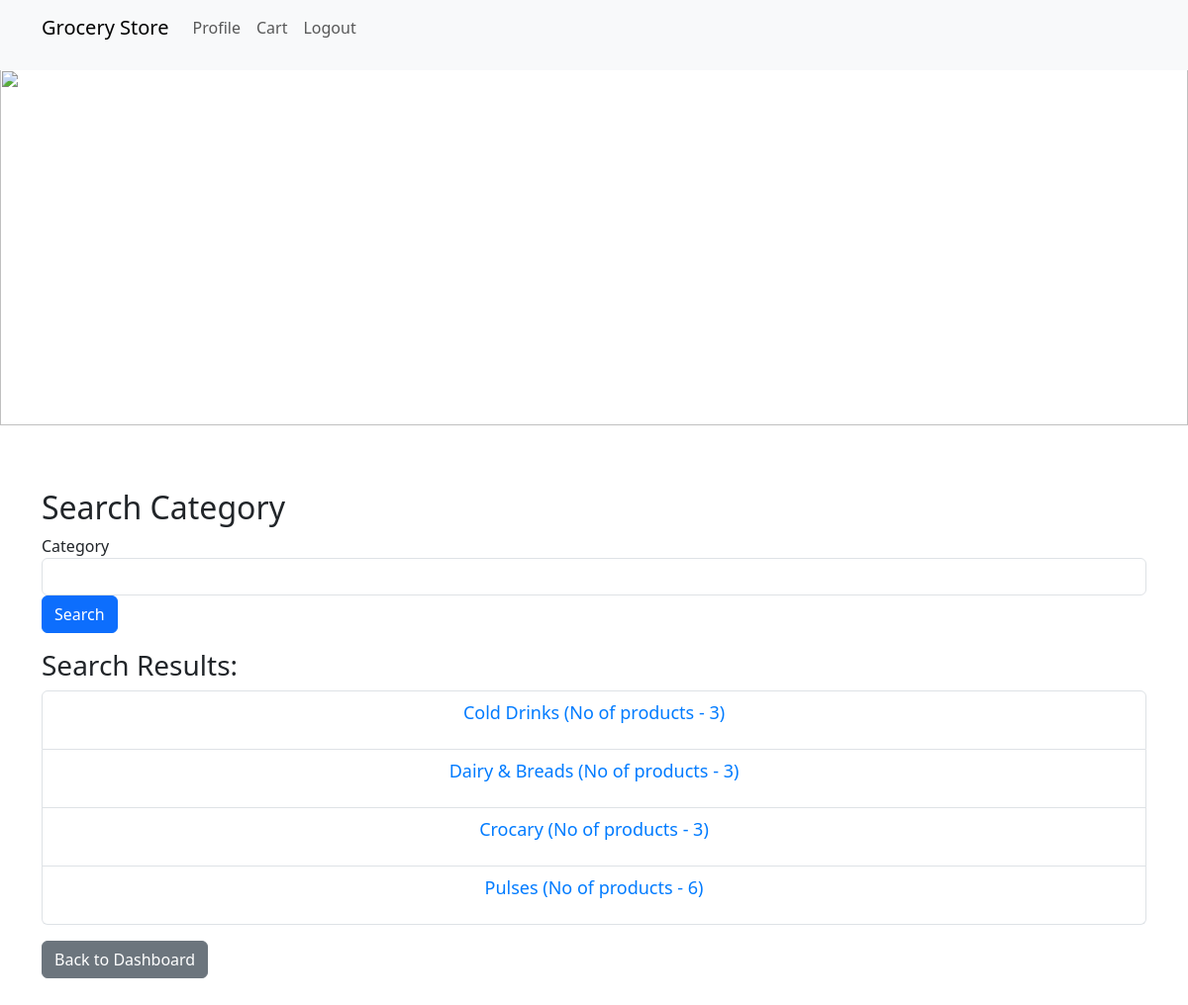
The app's page /search_section (signed in), older data.
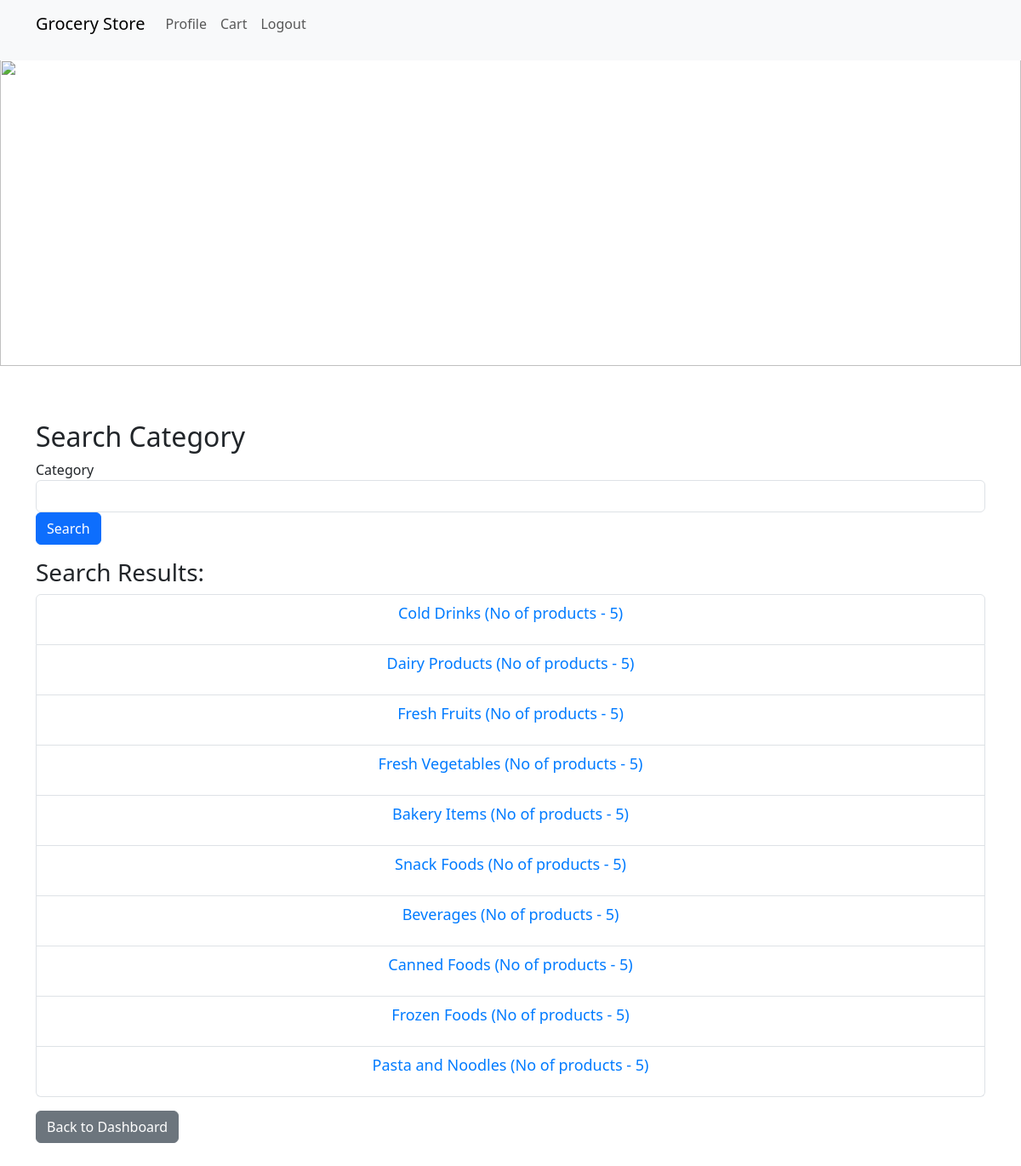
The same page, newer data.
### application/models.py (models this page shows)
class Sections(db.Model):
    __tablename__ = "sections"
    section_id = db.Column(db.Integer, primary_key=True, autoincrement=True)
    section_name = db.Column(db.String(200), nullable=False)
    number_of_products = db.Column(db.Integer)

### application/controllers.py (the view)
@app.route("/search_section", methods=["GET", "POST"])
@login_required
def search_section():
    form=SearchForm()
    if request.method == "POST":
        category = request.form.get("category")
        if category:
            sections = Sections.query.filter_by(section_name=category).all()
    else:
        sections = Sections.query.all()
    return render_template('search_section.html', sections=sections, form=form)

### application/forms.py
class SearchForm(FlaskForm):
    category = StringField("Category", validators=[])
    name = StringField("Name", validators=[])
    price = FloatField("Price", validators=[NumberRange(min=0, message="Price must be greater than or equal to 0.")])
    manufacture_date = DateField("Manufacture Date")
    expiry_date = DateField("Expiry Date")
    submit = SubmitField("Search")

### application/controllers.py (called while the page is built)
@login_manager.user_loader
def load_user(user_id):
    return Users.query.get(int(user_id))

### templates/search_section.html (shortened to what this page needs)
<!DOCTYPE html>
<html>
<head>
    <link href="https://cdn.jsdelivr.net/npm/bootstrap@5.3.0/dist/css/bootstrap.min.css" rel="stylesheet">
    <link rel="stylesheet" type="text/css" href="{{ url_for('static', filename='styles.css') }}">
</head>
<body>
    {% include 'header.html' %}
    {% include 'banner.html' %}
    <div class="container mt-5">
        <h2>Search Category</h2>
        <form method="POST" action="{{ url_for('search_section') }}" class="mb-3">
            <div class="form-group">
                {{ form.category.label }}
                {{ form.category(class="form-control") }}
            </div>
            <button type="submit" class="btn btn-primary">Search</button>
        </form>
        <h3>Search Results:</h3>
        <ul class="list-group">
            {% for section in sections %}
            <li class="list-group-item">
                <a href="{{ url_for('products_of_section', section_id=section.section_id) }}">{{ section.section_name }} (No of products - {{ section.number_of_products }})</a>
            </li>
            {% endfor %}
        </ul>
        <p class="mt-3"><a href="{{ url_for('user_dashboard') }}" class="btn btn-secondary">Back to Dashboard</a></p>
    </div>
</body>
</html>

Row changes from the older to the newer data that the page shows:
changed Sections "Cold Drinks": number_of_products "3" → "5"
changed Sections: section_name "Dairy & Breads" → "Dairy Products"; number_of_products "3" → "5"
changed Sections: section_name "Crocary" → "Fresh Fruits"; number_of_products "3" → "5"
changed Sections: section_name "Pulses" → "Fresh Vegetables"; number_of_products "6" → "5"
added Sections: section_name "Bakery Items", number_of_products "5"
added Sections: section_name "Snack Foods", number_of_products "5"
added Sections: section_name "Beverages", number_of_products "5"
added Sections: section_name "Canned Foods", number_of_products "5"
added Sections: section_name "Frozen Foods", number_of_products "5"
added Sections: section_name "Pasta and Noodles", number_of_products "5"
